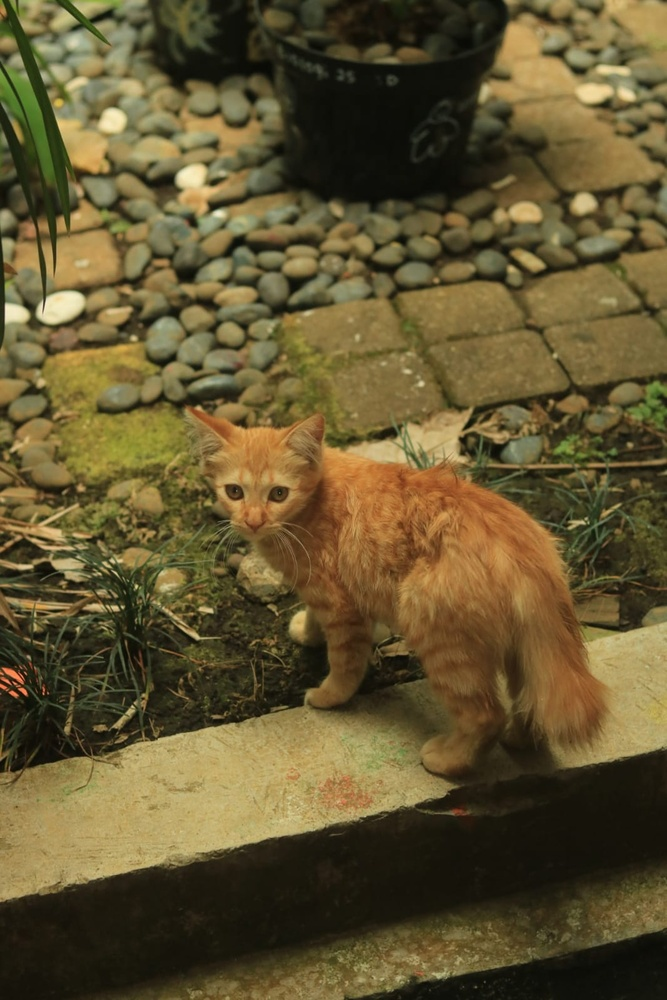
#> input picture Hands On/image.jpg, 667 x 1000 px, shrunk from 1066 x 1599 before the run
$ jupyter execute 5025241187_TugasMandiri3_LPF_DomainFrekuensi.ipynb
#> lines starting #> are read from the running program, lines starting #| are printed output that depends on the picture; after the words box and inside, x2 and y2 are one past the last pixel; in counts of white or black regions, pixels touching at a corner belong together
**Enhancement Citra Menggunakan Low Pass Filter (LPF) dalam Domain Frekuensi**

---

### 1. Konsep Low Pass Filter (LPF)

Low Pass Filter dalam domain frekuensi digunakan untuk menyaring frekuensi tinggi pada citra, sehingga detail halus dan noise dikurangi. Frekuensi rendah yang berisi informasi dasar citra tetap dipertahankan.

**Manfaat LPF**:
- Menghaluskan citra (smoothing)
- Mengurangi noise
- Mengurangi detail kecil

Penerapannya dilakukan dengan mengalikan spektrum frekuensi dari citra dengan filter frekuensi rendah, lalu dilakukan inverse Fourier transform untuk mendapatkan citra hasil.

---

### 2. Jenis-Jenis LPF dan Rumus

#### a. Ideal Low Pass Filter (ILPF)
Filter berbentuk disk (lingkaran) di domain frekuensi.
$$ H(u,v) = \begin{cases}1, & \text{jika } D(u,v) \leq D_0 \\ 0, & \text{jika } D(u,v) > D_0 \end{cases} $$

#### b. Butterworth Low Pass Filter (BLPF)
Filter dengan transisi halus antara daerah pass dan stop band.
$$ H(u,v) = \frac{1}{1 + (\frac{D(u,v)}{D_0})^{2n}} $$

#### c. Gaussian Low Pass Filter (GLPF)
Transisi paling mulus, tanpa osilasi.
$$ H(u,v) = e^{-\frac{D^2(u,v)}{2D_0^2}} $$

Dimana:
- \[ D(u,v) \]: Jarak Euclidean dari pusat frekuensi
- \[ Do \]: Frekuensi cutoff
- \[ n \]: Order dari Butterworth

---

### 3. Implementasi Python

#### a. Template Fungsi Filter
```python
import numpy as np

def create_distance_matrix(shape):
    M, N = shape
    u = np.arange(M)
    v = np.arange(N)
    U, V = np.meshgrid(v, u)
    D = np.sqrt((U - N//2)**2 + (V - M//2)**2)
    return D
```

#### b. Ideal LPF
```python
def ideal_lpf(shape, D0):
    D = create_distance_matrix(shape)
    H = np.zeros_like(D)
    H[D <= D0] = 1
    return H
```

#### c. Butterworth LPF
```python
def butterworth_lpf(shape, D0, n):
    D = create_distance_matrix(shape)
    H = 1 / (1 + (D / D0)**(2 * n))
    return H
```

#### d. Gaussian LPF
```python
def gaussian_lpf(shape, D0):
    D = create_distance_matrix(shape)
    H = np.exp(-(D**2) / (2 * (D0**2)))
    return H
```

---

### 4. Aplikasi ke Citra dan Visualisasi
```python
import cv2
import matplotlib.pyplot as plt

# Load citra grayscale
img = cv2.imread('image.jpg', cv2.IMREAD_GRAYSCALE)
F = np.fft.fft2(img)
F_shift = np.fft.fftshift(F)

# Terapkan filter
D0 = 30
H = gaussian_lpf(img.shape, D0)
G_shift = F_shift * H

# Invers FFT
G = np.fft.ifftshift(G_shift)
img_filtered = np.abs(np.fft.ifft2(G))

# Visualisasi Filter dan Magnitudo
plt.figure(figsize=(12, 6))
plt.subplot(1, 3, 1), plt.imshow(img, cmap='gray')
plt.title('Citra Asli'), plt.axis('off')
plt.subplot(1, 3, 2), plt.imshow(np.log(1 + np.abs(F_shift)), cmap='gray')
plt.title('Spektrum Asli'), plt.axis('off')
plt.subplot(1, 3, 3), plt.imshow(H, cmap='gray')
plt.title('Spektrum Filter (Gaussian)'), plt.axis('off')
plt.show()

# Tampilkan hasil
plt.figure()
plt.imshow(img_filtered, cmap='gray')
plt.title('Hasil LPF (Gaussian)'), plt.axis('off')
plt.show()
```

---

### 5. Eksperimen Parameterisasi

Eksperimen ini bertujuan membandingkan efek berbagai parameter terhadap hasil filtering.

#### a. Pengaruh D0 terhadap Gaussian LPF
```python
for D0 in [10, 30, 60]:
    H = gaussian_lpf(img.shape, D0)
    G_shift = F_shift * H
    G = np.fft.ifftshift(G_shift)
    img_filtered = np.abs(np.fft.ifft2(G))

    plt.figure(figsize=(6, 3))
    plt.imshow(img_filtered, cmap='gray')
    plt.title(f'Gaussian LPF (D0={D0})')
    plt.axis('off')
    plt.show()
```

#### b. Pengaruh Orde n pada Butterworth LPF
```python
for n in [1, 2, 4]:
    H = butterworth_lpf(img.shape, 30, n)
    G_shift = F_shift * H
    G = np.fft.ifftshift(G_shift)
    img_filtered = np.abs(np.fft.ifft2(G))

    plt.figure(figsize=(6, 3))
    plt.imshow(img_filtered, cmap='gray')
    plt.title(f'Butterworth LPF (n={n})')
    plt.axis('off')
    plt.show()
```

---

### 6. Perbandingan Visual dan Analisis

Eksperimen perbandingan antara ILPF, BLPF, dan GLPF dengan parameter \( Do \) yang sama dapat menunjukkan perbedaan hasil smoothing. Semakin tinggi \( Do \), semakin banyak frekuensi yang dipertahankan.

Kita dapat membandingkan hasilnya secara kuantitatif menggunakan MSE atau PSNR terhadap citra asli (terutama jika citra referensi tanpa noise tersedia).

```python
from skimage.metrics import peak_signal_noise_ratio as psnr

ref = img  # citra referensi
psnr_val = psnr(ref, img_filtered)
print("PSNR:", psnr_val)
```

---

### 7. Kesimpulan

Penggunaan Low Pass Filter dalam domain frekuensi memungkinkan penghilangan komponen frekuensi tinggi yang umumnya mengandung noise atau detail halus. Tiga jenis filter yang umum digunakan—Ideal, Butterworth, dan Gaussian—memiliki karakteristik yang berbeda terkait transisi dari passband ke stopband. Gaussian memberikan hasil paling halus, sementara Ideal memiliki batasan keras yang bisa menghasilkan ringing. Dengan melakukan eksperimen pada parameter seperti cutoff frequency \( Do \) dan orde filter, pengguna dapat menyesuaikan efek smoothing sesuai kebutuhan. Visualisasi spektrum filter membantu memahami bagaimana filter bekerja, dan evaluasi kuantitatif seperti PSNR bisa digunakan untuk menilai efektivitas transformasi.

[cell 1]
import os
import cv2
import numpy as np
import matplotlib.pyplot as plt
from skimage.metrics import peak_signal_noise_ratio as psnr

def create_distance_matrix(shape):
    M, N = shape
    u = np.arange(M)
    v = np.arange(N)
    U, V = np.meshgrid(v, u)
    D = np.sqrt((U - N // 2) ** 2 + (V - M // 2) ** 2)
    return D

# b. Ideal LPF
def ideal_lpf(shape, D0):
    D = create_distance_matrix(shape)
    H = np.zeros_like(D)
    H[D <= D0] = 1
    return H

# c. Butterworth LPF
def butterworth_lpf(shape, D0, n):
    D = create_distance_matrix(shape)
    H = 1 / (1 + (D / D0) ** (2 * n))
    return H

# d. Gaussian LPF
def gaussian_lpf(shape, D0):
    D = create_distance_matrix(shape)
    H = np.exp(-(D ** 2) / (2 * (D0 ** 2)))
    return H

def apply_lpf(img, H):
    F = np.fft.fft2(img)
    F_shift = np.fft.fftshift(F)
    G_shift = F_shift * H
    G = np.fft.ifftshift(G_shift)
    img_back = np.abs(np.fft.ifft2(G))
    return np.clip(img_back, 0, 255).astype(np.uint8)

img_path = 'image.jpg'
img = cv2.imread(img_path, cv2.IMREAD_GRAYSCALE)
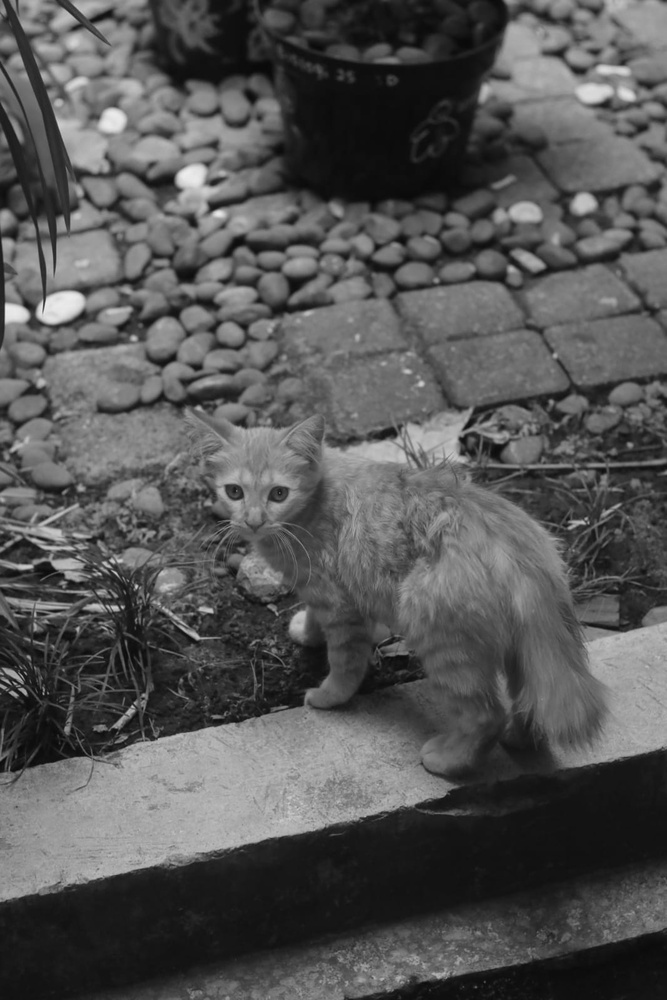
#> img: shape (1000, 667); min 8, max 237, mean 85.1
if img is None:
    raise FileNotFoundError(f"Citra '{img_path}' tidak ditemukan!")

F = np.fft.fft2(img)
F_shift = np.fft.fftshift(F)

D0 = 30
H = gaussian_lpf(img.shape, D0)
G_shift = F_shift * H

G = np.fft.ifftshift(G_shift)
img_filtered = np.abs(np.fft.ifft2(G))

plt.figure(figsize=(12, 6))
plt.subplot(1, 3, 1)
plt.imshow(img, cmap='gray')
plt.title('Citra Asli')
plt.axis('off')

plt.subplot(1, 3, 2)
plt.imshow(np.log(1 + np.abs(F_shift)), cmap='gray')
plt.title('Spektrum Asli')
plt.axis('off')

plt.subplot(1, 3, 3)
plt.imshow(H, cmap='gray')
plt.title('Spektrum Filter (Gaussian)')
plt.axis('off')
plt.show()
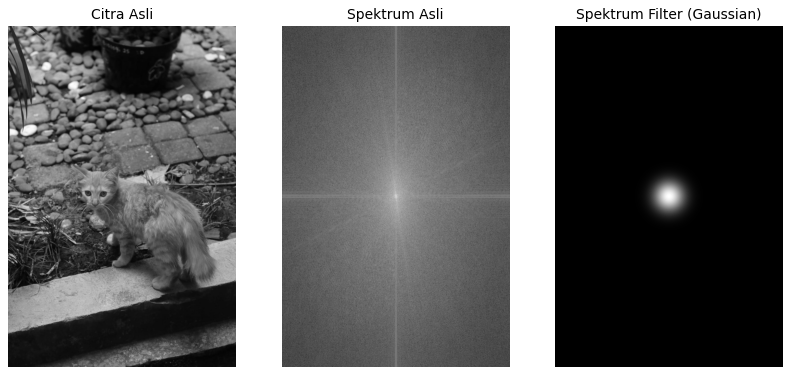
#> figure drawn by matplotlib, 3 panels

plt.figure()
plt.imshow(img_filtered, cmap='gray')
plt.title('Hasil LPF (Gaussian)')
plt.axis('off')
plt.show()

print("5.a Pengaruh Cutoff Frequency (D0) terhadap Gaussian LPF")
for D0 in [10, 30, 60]:
    H = gaussian_lpf(img.shape, D0)
    G_shift = F_shift * H
    G = np.fft.ifftshift(G_shift)
    img_filtered_d0 = np.abs(np.fft.ifft2(G))

    plt.figure(figsize=(6, 3))
    plt.imshow(img_filtered_d0, cmap='gray')
    plt.title(f'Gaussian LPF (D0={D0})')
    plt.axis('off')
    plt.show()
#> this loop made 3 passes
#> pass 1, `img_filtered_d0 = np.abs(np.fft.ifft2(G))`:
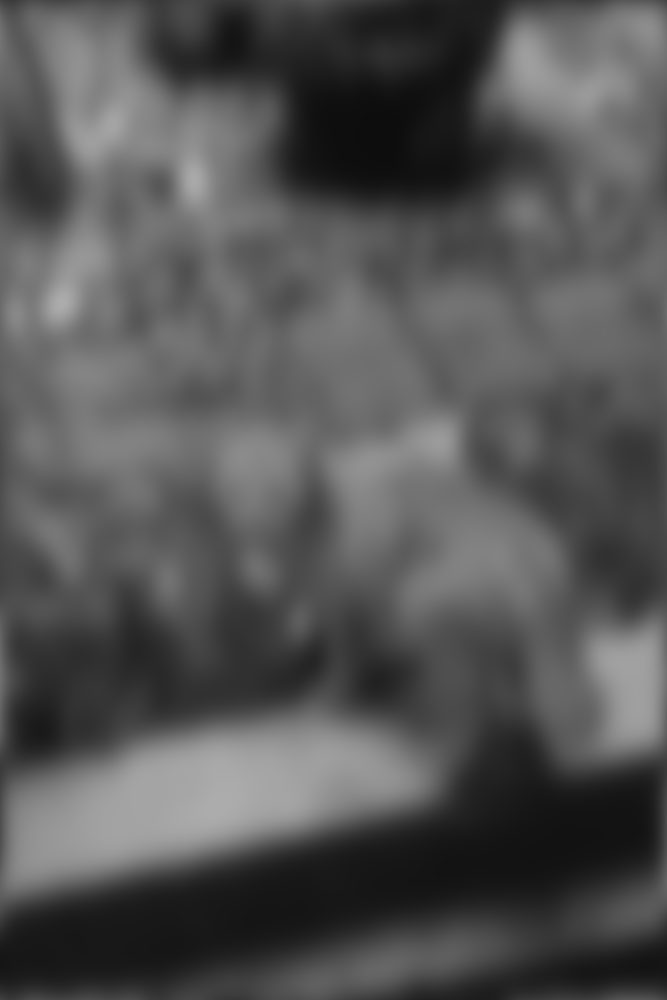
#> img_filtered_d0: shape (1000, 667) float64; min 12.98, max 173, mean 85.1

# b. Pengaruh Orde n pada Butterworth LPF
print("5.b Pengaruh Orde (n) pada Butterworth LPF (D0=30)")
for n in [1, 2, 4]:
    H = butterworth_lpf(img.shape, 30, n)
    G_shift = F_shift * H
    G = np.fft.ifftshift(G_shift)
    img_filtered_n = np.abs(np.fft.ifft2(G))

    plt.figure(figsize=(6, 3))
    plt.imshow(img_filtered_n, cmap='gray')
    plt.title(f'Butterworth LPF (n={n})')
    plt.axis('off')
    plt.show()

print("6. Perbandingan Visual Antara ILPF, BLPF, dan GLPF (D0=30)")
D0_comp = 30
H_ilpf = ideal_lpf(img.shape, D0_comp)
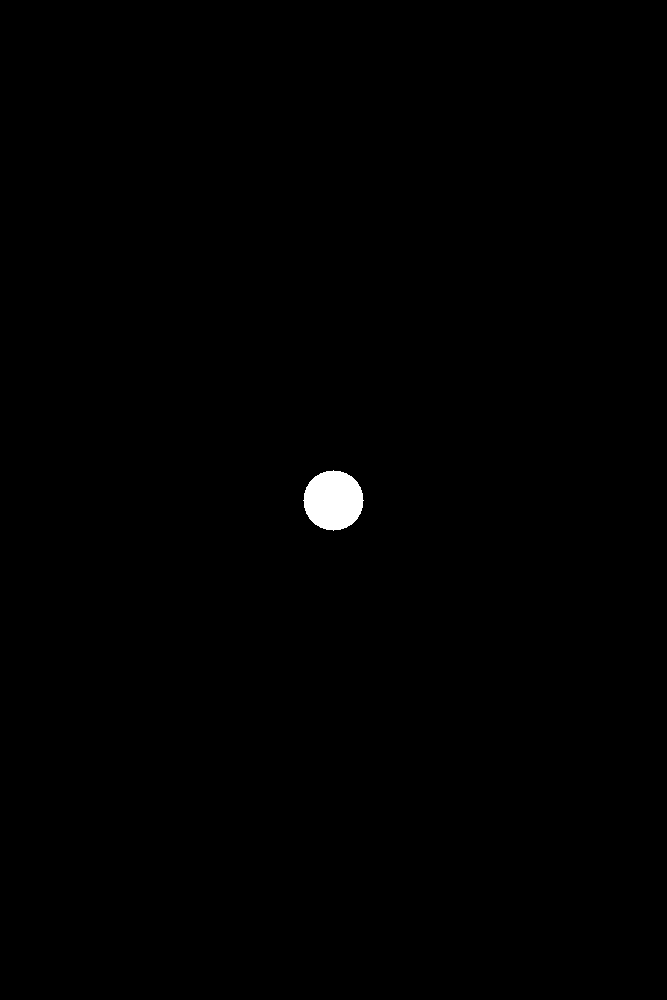
#> H_ilpf: shape (1000, 667) float64; values 0 (black) and 1 (white), 0.42% white; 1 white region, box (x1, y1, x2, y2) and area: (303, 470, 364, 531) 2821
H_blpf = butterworth_lpf(img.shape, D0_comp, n=2)
H_glpf = gaussian_lpf(img.shape, D0_comp)

filter_dict = {
    'Ideal LPF': H_ilpf,
    'Butterworth LPF (n=2)': H_blpf,
    'Gaussian LPF': H_glpf
}

plt.figure(figsize=(15, 5))

results = {}

for idx, (name, H_f) in enumerate(filter_dict.items(), 1):
    G_s = F_shift * H_f
    g_res = np.abs(np.fft.ifft2(np.fft.ifftshift(G_s)))
    results[name] = g_res
    val_psnr = psnr(img, g_res, data_range=255)

    plt.subplot(1, 3, idx)
    plt.imshow(g_res, cmap='gray')
    plt.title(f"{name}\nPSNR: {val_psnr:.2f} dB")
    plt.axis('off')
#> this loop made 3 passes
#> (name, val_psnr) on passes 1 to 3: ('Ideal LPF', 22.54), ('Butterworth LPF (n=2)', 23.6), ('Gaussian LPF', 24.37)
#> after the loop, results = 3 items

plt.tight_layout()
plt.show()

ref = img  # citra referensi
psnr_val = psnr(ref, img_filtered, data_range=255)
#> psnr_val = 24.37
print(f"PSNR (Gaussian LPF D0=30 vs Asli): {psnr_val:.4f} dB")
#| PSNR (Gaussian LPF D0=30 vs Asli): 24.3701 dB

print("\n--- Ringkasan Evaluasi PSNR ---")
for name, res_img in results.items():
    score = psnr(ref, res_img, data_range=255)
    print(f"PSNR {name}: {score:.4f} dB")
#> this loop made 3 passes
#| PSNR Ideal LPF: 22.5402 dB
#| PSNR Butterworth LPF (n=2): 23.5970 dB
#| PSNR Gaussian LPF: 24.3701 dB

[cell 2]
print("1. Eksperimen ILPF vs BLPF (D0 = 30 dan 100) & Perbandingan PSNR")

for D0 in [30, 100]:
    H_ilpf = ideal_lpf(img.shape, D0)
    H_blpf = butterworth_lpf(img.shape, D0, n=2)

    img_ilpf = apply_lpf(img, H_ilpf)
    img_blpf = apply_lpf(img, H_blpf)

    psnr_ilpf = psnr(img, img_ilpf)
    psnr_blpf = psnr(img, img_blpf)

    print(f"D0 = {D0:3d} | PSNR ILPF: {psnr_ilpf:6.2f} dB | PSNR BLPF (n=2): {psnr_blpf:6.2f} dB")

    plt.figure(figsize=(12, 4))
    plt.subplot(1, 3, 1)
    plt.imshow(img, cmap='gray')
    plt.title('Citra Asli')
    plt.axis('off')

    plt.subplot(1, 3, 2)
    plt.imshow(img_ilpf, cmap='gray')
    plt.title(f'ILPF D0={D0}\nPSNR: {psnr_ilpf:.2f} dB')
    plt.axis('off')

    plt.subplot(1, 3, 3)
    plt.imshow(img_blpf, cmap='gray')
    plt.title(f'BLPF D0={D0} (n=2)\nPSNR: {psnr_blpf:.2f} dB')
    plt.axis('off')

    plt.tight_layout()
    plt.show()
#> this loop made 2 passes
#> (psnr_ilpf, psnr_blpf) on passes 1 to 2: (22.54, 23.59), (30.19, 31.38)
#| D0 =  30 | PSNR ILPF:  22.54 dB | PSNR BLPF (n=2):  23.59 dB
#| D0 = 100 | PSNR ILPF:  30.19 dB | PSNR BLPF (n=2):  31.38 dB
#> pass 2, `H_blpf = butterworth_lpf(img.shape, D0, n=2)`:
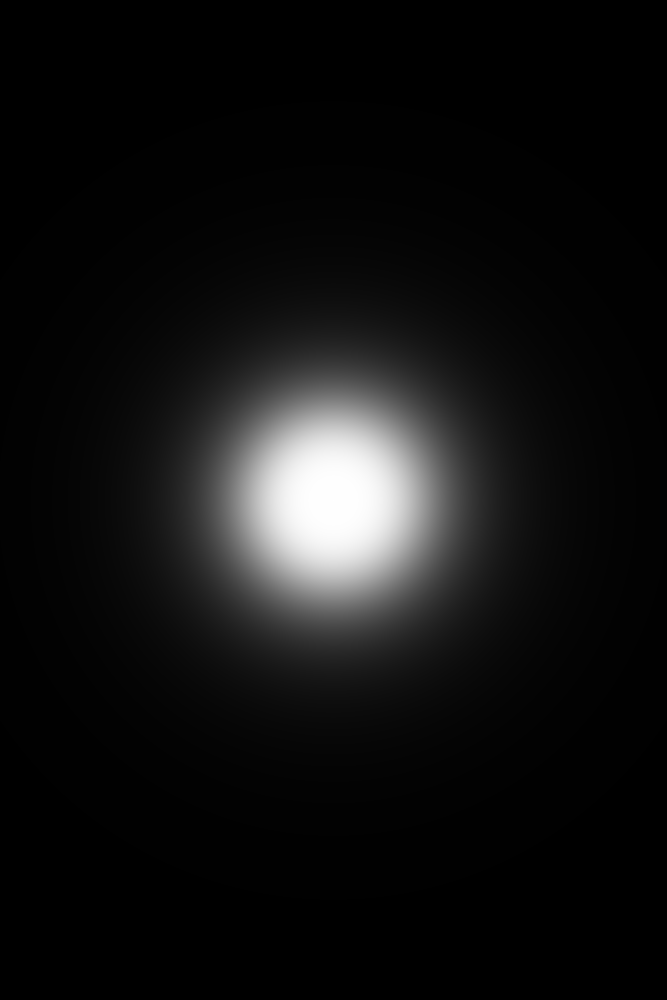
#> H_blpf: shape (1000, 667) float64; min 0.000767, max 1, mean 0.0714
#> pass 2, `plt.show()`:
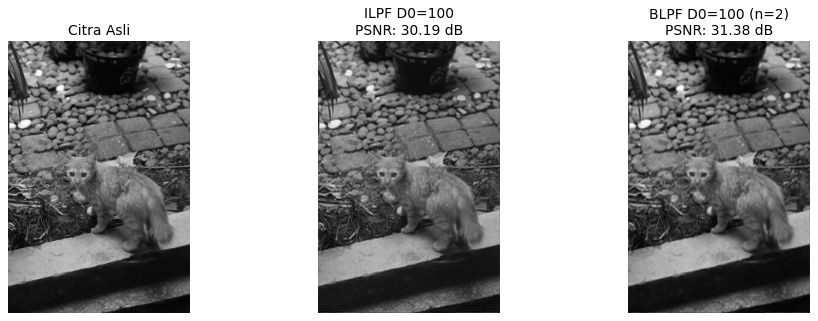
#> figure drawn by matplotlib, 3 panels

print("2. Eksperimen Butterworth LPF vs ILPF dengan Variasi Orde n (D0 = 30)")

D0_fixed = 30
H_ilpf_30 = ideal_lpf(img.shape, D0_fixed)
img_ilpf_30 = apply_lpf(img, H_ilpf_30)
psnr_ilpf_30 = psnr(img, img_ilpf_30)
#> psnr_ilpf_30 = 22.54

fig, axes = plt.subplots(2, 4, figsize=(16, 8))

for idx, n in enumerate([1, 2, 3, 4]):
    H_blpf_n = butterworth_lpf(img.shape, D0_fixed, n)
    img_blpf_n = apply_lpf(img, H_blpf_n)
    psnr_blpf_n = psnr(img, img_blpf_n)

    print(f"Orde n = {n} | PSNR ILPF: {psnr_ilpf_30:.2f} dB | PSNR BLPF: {psnr_blpf_n:.2f} dB")

    axes[0, idx].imshow(img_ilpf_30, cmap='gray')
    axes[0, idx].set_title(f'ILPF D0=30 (n={n})\nPSNR: {psnr_ilpf_30:.2f} dB')
    axes[0, idx].axis('off')

    axes[1, idx].imshow(img_blpf_n, cmap='gray')
    axes[1, idx].set_title(f'BLPF D0=30 (n={n})\nPSNR: {psnr_blpf_n:.2f} dB')
    axes[1, idx].axis('off')
#> this loop made 4 passes
#> psnr_blpf_n on passes 1 to 4: 24.23, 23.59, 23.28, 23.11
#| Orde n = 1 | PSNR ILPF: 22.54 dB | PSNR BLPF: 24.23 dB
#| Orde n = 2 | PSNR ILPF: 22.54 dB | PSNR BLPF: 23.59 dB
#| Orde n = 3 | PSNR ILPF: 22.54 dB | PSNR BLPF: 23.28 dB
#| Orde n = 4 | PSNR ILPF: 22.54 dB | PSNR BLPF: 23.11 dB

plt.tight_layout()
plt.show()
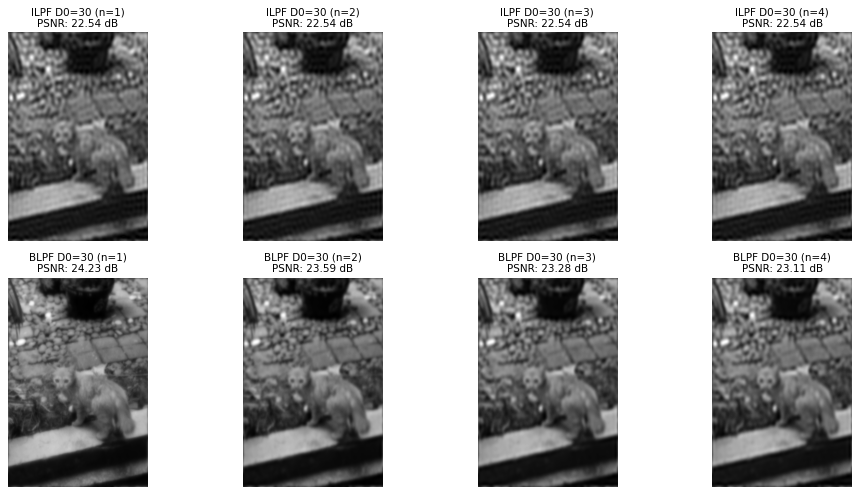
#> figure drawn by matplotlib, 8 panels


print("3. Pembanding Semua Metode LPF (ILPF, BLPF, GLPF) dengan D0 = 50")

D0_comp = 50
H_i = ideal_lpf(img.shape, D0_comp)
#> H_i: shape (1000, 667) float64; values 0 (black) and 1 (white), 1.2% white; 1 white region, box (x1, y1, x2, y2) and area: (283, 450, 384, 551) 7845
H_b = butterworth_lpf(img.shape, D0_comp, n=2)
H_g = gaussian_lpf(img.shape, D0_comp)

img_i = apply_lpf(img, H_i)
#> in apply_lpf (call 10), `img_back = np.abs(np.fft.ifft2(G))`:
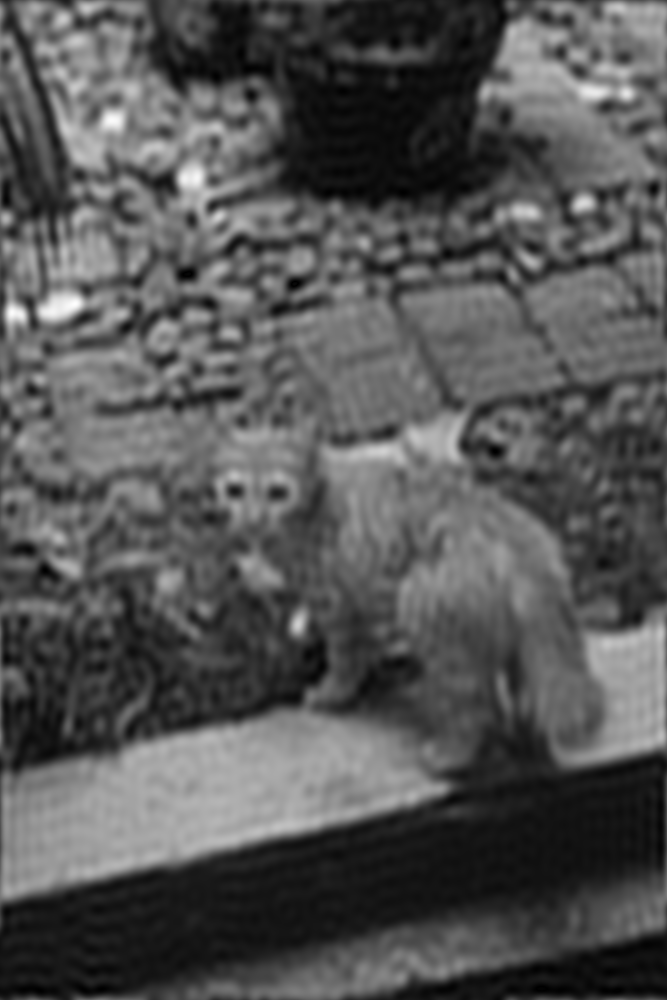
#> img_back: shape (1000, 667) float64; min 0.0246, max 254.5, mean 85.1
img_b = apply_lpf(img, H_b)
img_g = apply_lpf(img, H_g)

psnr_i = psnr(img, img_i)
#> psnr_i = 25.29
psnr_b = psnr(img, img_b)
#> psnr_b = 26.43
psnr_g = psnr(img, img_g)
#> psnr_g = 27.3

print(f"PSNR ILPF      (D0=50)     : {psnr_i:.2f} dB")
#| PSNR ILPF      (D0=50)     : 25.29 dB
print(f"PSNR BLPF n=2  (D0=50)     : {psnr_b:.2f} dB")
#| PSNR BLPF n=2  (D0=50)     : 26.43 dB
print(f"PSNR GLPF      (D0=50)     : {psnr_g:.2f} dB")
#| PSNR GLPF      (D0=50)     : 27.30 dB

plt.figure(figsize=(16, 4))
plt.subplot(1, 4, 1)
plt.imshow(img, cmap='gray')
plt.title('Citra Asli')
plt.axis('off')

plt.subplot(1, 4, 2)
plt.imshow(img_i, cmap='gray')
plt.title(f'ILPF D0=50\nPSNR: {psnr_i:.2f} dB')
plt.axis('off')

plt.subplot(1, 4, 3)
plt.imshow(img_b, cmap='gray')
plt.title(f'BLPF D0=50 (n=2)\nPSNR: {psnr_b:.2f} dB')
plt.axis('off')

plt.subplot(1, 4, 4)
plt.imshow(img_g, cmap='gray')
plt.title(f'GLPF D0=50\nPSNR: {psnr_g:.2f} dB')
plt.axis('off')

plt.tight_layout()
plt.show()
